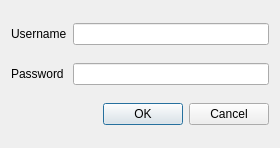
<?xml version="1.0" encoding="UTF-8"?>
<ui version="4.0">
 <class>LoginSpotify</class>
 <widget class="QDialog" name="LoginSpotify">
  <property name="geometry">
   <rect>
    <x>0</x>
    <y>0</y>
    <width>280</width>
    <height>148</height>
   </rect>
  </property>
  <property name="sizePolicy">
   <sizepolicy hsizetype="Fixed" vsizetype="Fixed">
    <horstretch>0</horstretch>
    <verstretch>0</verstretch>
   </sizepolicy>
  </property>
  <property name="windowTitle">
   <string>Dialog</string>
  </property>
  <property name="modal">
   <bool>true</bool>
  </property>
  <layout class="QGridLayout" name="gridLayout">
   <item row="0" column="0">
    <widget class="QLabel" name="label">
     <property name="text">
      <string>Username</string>
     </property>
    </widget>
   </item>
   <item row="0" column="1">
    <widget class="QLineEdit" name="leUsername"/>
   </item>
   <item row="1" column="0">
    <widget class="QLabel" name="label_2">
     <property name="text">
      <string>Password</string>
     </property>
    </widget>
   </item>
   <item row="1" column="1">
    <widget class="QLineEdit" name="lePassword"/>
   </item>
   <item row="2" column="0" colspan="2">
    <widget class="QDialogButtonBox" name="buttonBox">
     <property name="orientation">
      <enum>Qt::Horizontal</enum>
     </property>
     <property name="standardButtons">
      <set>QDialogButtonBox::Cancel|QDialogButtonBox::Ok</set>
     </property>
    </widget>
   </item>
  </layout>
 </widget>
 <resources/>
 <connections>
  <connection>
   <sender>buttonBox</sender>
   <signal>accepted()</signal>
   <receiver>LoginSpotify</receiver>
   <slot>accept()</slot>
   <hints>
    <hint type="sourcelabel">
     <x>248</x>
     <y>254</y>
    </hint>
    <hint type="destinationlabel">
     <x>157</x>
     <y>274</y>
    </hint>
   </hints>
  </connection>
  <connection>
   <sender>buttonBox</sender>
   <signal>rejected()</signal>
   <receiver>LoginSpotify</receiver>
   <slot>reject()</slot>
   <hints>
    <hint type="sourcelabel">
     <x>316</x>
     <y>260</y>
    </hint>
    <hint type="destinationlabel">
     <x>286</x>
     <y>274</y>
    </hint>
   </hints>
  </connection>
 </connections>
</ui>
